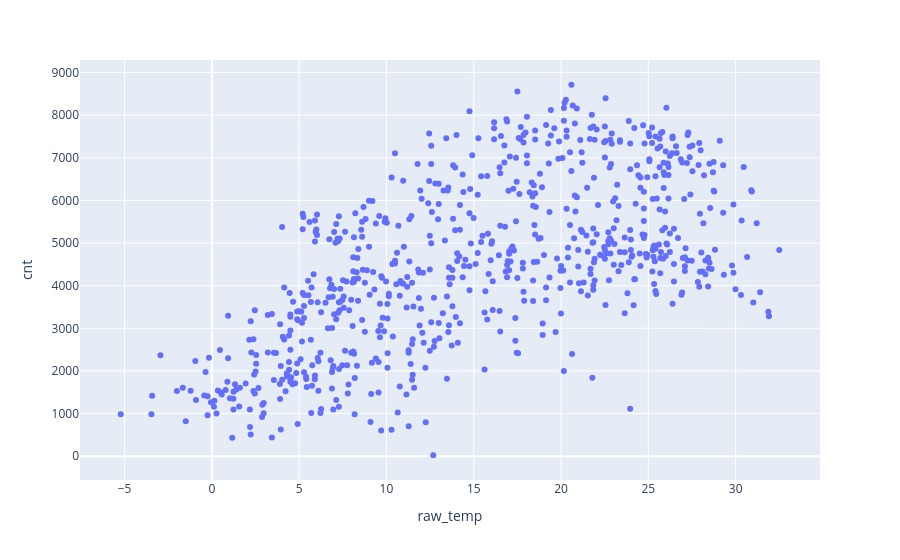

The notebook cell saved with this chart:
### Code cell
fig = px.scatter(DF,x='raw_temp',y='cnt')

fig.show()

LM = LinearRegression()
LM.fit(X, y)
print('y-int:')
print(LM.intercept_)
print('Slope:')
print(LM.coef_)
print('Model Score:')
print(LM.score(X,y))

### Figure 1 — Plotly figure (JSON) as saved in the notebook; plotly's stock layout.template omitted (floating-point values rounded to 4 significant figures; data arrays with more than 128 entries replaced by an {"elided": "..."} marker saying what was removed)
{"data": [{"hovertemplate": "raw_temp=%{x}<br>cnt=%{y}<extra></extra>", "legendgroup": "", "marker": {"color": "#636efa", "symbol": "circle"}, "mode": "markers", "name": "", "orientation": "v", "showlegend": false, "type": "scatter", "x": {"elided": "731 float values"}, "xaxis": "x", "y": {"elided": "731 int values"}, "yaxis": "y"}], "layout": {"legend": {"tracegroupgap": 0}, "margin": {"t": 60}, "xaxis": {"anchor": "y", "domain": [0, 1], "title": {"text": "raw_temp"}}, "yaxis": {"anchor": "x", "domain": [0, 1], "title": {"text": "cnt"}}}}
